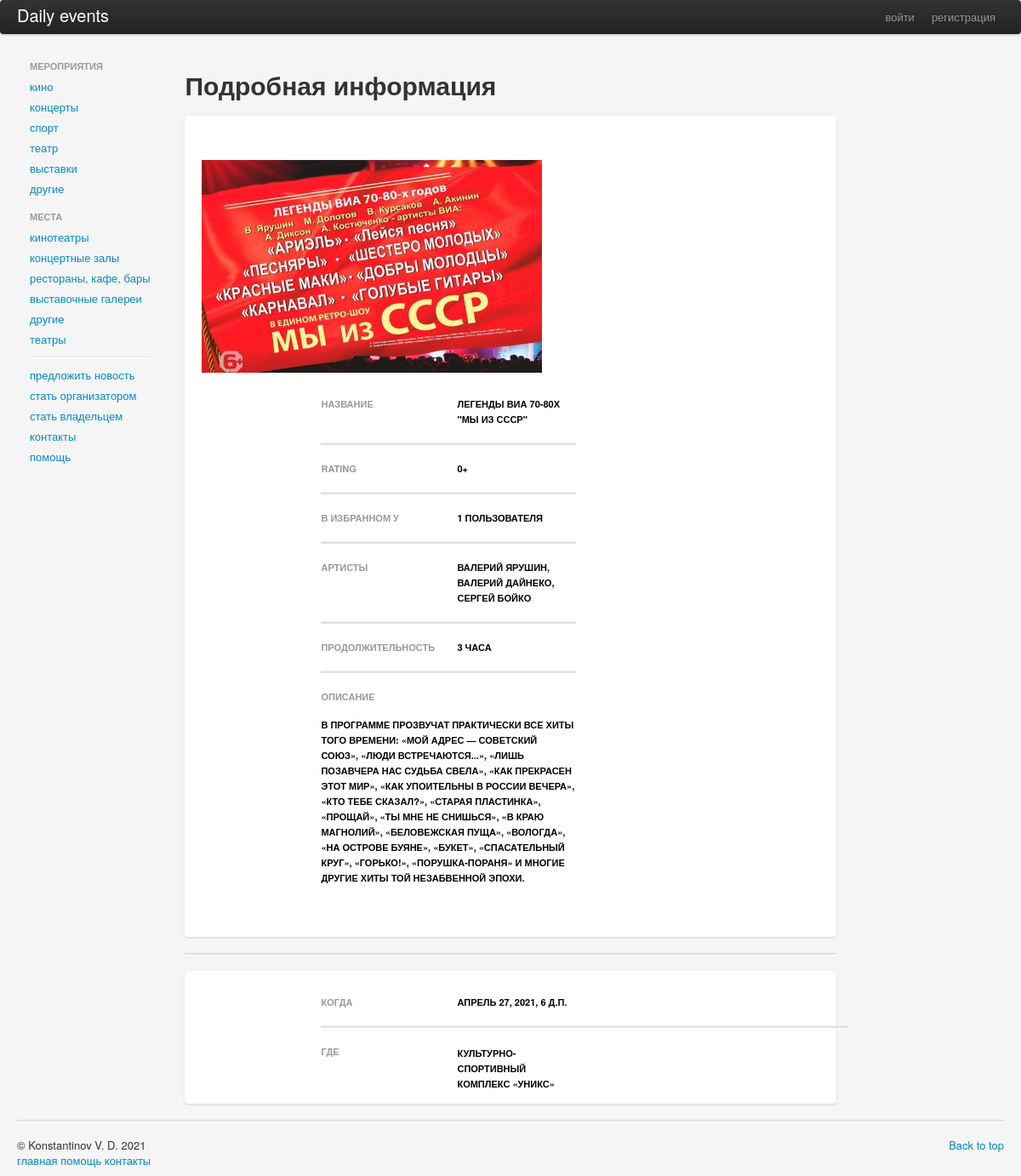
Screenshot of /events/concerts/legendi-via-70-80kh-mi-iz-sssr/ with the database file from the repository.
### events/models.py (models this page shows, shortened)
class Event(models.Model):
    name = models.CharField(max_length=100,verbose_name='название', unique=True)
    slug = models.SlugField(max_length=100, blank=True)
    followers = models.ManyToManyField(Account, related_name='followed_events',blank=True)
    photo = models.ImageField(upload_to='photos/events/%Y/%m/%d', verbose_name='фото', blank=True, default='default/event_pic.jpg')
    short_description = models.CharField(max_length=70)
    description = models.TextField()
    default_user = Account.objects.filter(is_admin=True).order_by('date_joined').first().pk
    organizer = models.ForeignKey(Account,blank=True, related_name='events', on_delete=models.CASCADE, default=default_user)
    rating = models.CharField(max_length=3, default='0+')
    schedule = models.ManyToManyField('Place',through=Schedule)
    comments = models.ManyToManyField(Account,through="EventComments")
    class Meta:
	    verbose_name = 'событие-родитель'
	    verbose_name_plural = 'события-родители'

class СoncertEvent(Event):
    artist = models.CharField(max_length=50)
    time = models.CharField(max_length=15)
    class Meta:
	    verbose_name = 'концерт'
	    verbose_name_plural = 'концерты'

class Schedule(models.Model):
    date = models.DateTimeField()
    event = models.ForeignKey('Event', related_name='start_at', on_delete=models.CASCADE)
    place = models.ForeignKey('Place', on_delete=models.CASCADE)
    class Meta:
	    verbose_name = 'расписание'
	    verbose_name_plural = 'расписания'
	    ordering = ['date']

class Place(models.Model):
    name = models.CharField(max_length=100,verbose_name='название', unique=True)
    slug = models.SlugField(max_length=100, blank=True)
    city = models.ForeignKey(City, related_name='places', on_delete=models.CASCADE)
    photo = models.ImageField(upload_to='photos/place/%Y/%m/%d', verbose_name='фото', blank=True, default='default/place_pic.jpg')
    short_description = models.CharField(max_length=70,blank=True)
    description = models.TextField()
    default_user = Account.objects.filter(is_admin=True).order_by('date_joined').first().pk
    owner = models.ForeignKey(Account, related_name='places', on_delete=models.CASCADE, default=default_user)
    followers = models.ManyToManyField(Account,blank=True, related_name='liked_places')
    address = models.CharField(max_length=100)
    comments = models.ManyToManyField(Account,through="PlaceComments")
    class Meta:
	    verbose_name = 'место-родитель'
	    verbose_name_plural = 'места-родители'

### events/views.py (the view)
# urls.py: path('concerts/<str:item_slug>/',views.concerteDetailed,name='concert_event'),
def concerteDetailed(request,item_slug):
    context = {}
    item = СoncertEvent.objects.get(slug__iexact=item_slug)
    schedule = Schedule.objects.filter(event__pk=item.pk)
    context['schedule'] = schedule
    follows = item.followers.count()
    if follows % 10 == 1:
        follows = '{} пользователя'.format(follows)
    else:
        follows = '{} пользователей'.format(follows)
    context['object'] = item
    context['follows'] = follows
    if request.method == 'POST':
        item.followers.add(request.user)
        return redirect(item.get_absolute_url())
    else:
        return render(request, 'events/concert_Detailed.html', context)

### events/templates/events/concert_Detailed.html (shortened to what this page needs)
{% extends 'base.html' %}
{% block content %}
<div class="row">
  <div style="margin-top: 3%;" class="span10 offset">
    <h1>Подробная информация</h1>
  </div>
</div>
<br>
<div class="card">
  <div class="row">
    <div class="span4">
      <div class="container-fluid">
        <img  src="{{object.photo.url}}" class="event-pic" >
        </div>
    </div>
    <div class="span4 offset2">
      <div class="row">
        <div class="span2">
          <h6 style="margin-top: 20%;">Название</h6>
        </div>
        <div class="span2">
          <h6 style="margin-top: 20%; color:black" >{{object.name}}</h6>
        </div>
      </div>
      <hr>
      <div class="row">
        <div class="span2">
          <h6>rating</h6>
        </div>
        <div class="span2">
          <h6 style="color:black" >{{object.rating}}</h6>
        </div>
      </div>
      <hr>
      <div class="row">
        <div class="span2">
          <h6>в избранном у</h6>
        </div>
        <div class="span2">
          <h6 style="color:black" >{{follows}}</h6>
        </div>
      </div>
      <hr>
      <div class="row">
        <div class="span2">
          <h6>артисты</h6>
        </div>
        <div class="span2">
          <h6 style="color:black" >{{object.artist}}</h6>
        </div>
      </div>
      <hr>
      <div class="row">
        <div class="span2">
          <h6>продолжительность</h6>
        </div>
        <div class="span2">
          <h6 style="color:black" >{{object.time}}</h6>
        </div>
      </div>
      <hr>
      <div class="row">
        <div class="span2">
          <h6>описание</h6>
        </div>
        <div class="span4">
          <h6 style="margin-bottom: 20%; margin-top: 5%; color:black" >{{object.description}}</h6>
        </div>
      </div>
    </div>
  </div>
</div>
<hr>
{%for item in schedule%}
<div class="card">
    <div class="row">
      <div class="span8 offset2">
        <div class="row">
          <div class="span2">
            <h6 style="margin-top: 20%;">когда</h6>
          </div>
          <div class="span2">
            <h6 style="margin-top: 20%; color:black" >{{item.date}}</h6>
          </div>
        </div>
        <hr>
        <div class="row">
          <div class="span2">
            <h6 >где</h6>
          </div>
          <div class="span2">
            <h6 style="margin-bottom: 10%; margin-top: 2%; color:black" >{{item.place.name}}</h6>
          </div>
        </div>
          </div>
        </div>
      </div>
{%endfor%}
{% endblock %}

### static/css/my.css (style rules this page uses)
body { background-color: rgb(245, 245, 245); }
hr { height: 2px; background-color: rgb(225, 225, 225) }
.event-pic { margin-top: 20%; width: 400px; height: 250px }
.card { box-shadow: 0 1px 3px 0 rgba(0,0,0,.1), 0 1px 2px 0 rgba(0,0,0,.06); }
.card { position: relative; display: flex; flex-direction: column; min-width: 0; word-wrap: break-word; background-color: #fff; background-clip: border-box; border: 0 solid rgba(0,0,0,.125); border-radius: .25rem; }

### rows the page displays
Event: photo (picture), name "ЛЕГЕНДЫ ВИА 70-80Х \"МЫ ИЗ СССР\"", rating "0+", description "В ПРОГРАММЕ ПРОЗВУЧАТ ПРАКТИЧЕСКИ ВСЕ ХИТЫ ТОГО ВРЕМЕНИ: «МОЙ АДРЕС — СОВЕТСКИЙ СОЮЗ», «ЛЮДИ ВСТРЕЧАЮТСЯ...», «ЛИШЬ ПОЗАВЧЕРА НАС СУДЬБА СВЕЛА», «КАК ПРЕКРАСЕН ЭТОТ МИР», «КАК УПОИТЕЛЬНЫ В РОССИИ ВЕЧЕРА», «КТО ТЕБЕ СКАЗАЛ?», «СТАРАЯ ПЛАСТИНКА», «ПРОЩАЙ», «ТЫ МНЕ НЕ СНИШЬСЯ», «В КРАЮ МАГНОЛИЙ», «БЕЛОВЕЖСКАЯ ПУЩА», «ВОЛОГДА», «НА ОСТРОВЕ БУЯНЕ», «БУКЕТ», «СПАСАТЕЛЬНЫЙ КРУГ», «ГОРЬКО!», «ПОРУШКА-ПОРАНЯ» И МНОГИЕ ДРУГИЕ ХИТЫ ТОЙ НЕЗАБВЕННОЙ ЭПОХИ."
СoncertEvent: artist "ВАЛЕРИЙ ЯРУШИН, ВАЛЕРИЙ ДАЙНЕКО, СЕРГЕЙ БОЙКО", time "3 ЧАСА"
Schedule: date "АПРЕЛЬ 27, 2021, 6 Д.П.", place.name "КУЛЬТУРНО-СПОРТИВНЫЙ КОМПЛЕКС «УНИКС»"

### other values shown
{{ follows }} "1 ПОЛЬЗОВАТЕЛЯ"
